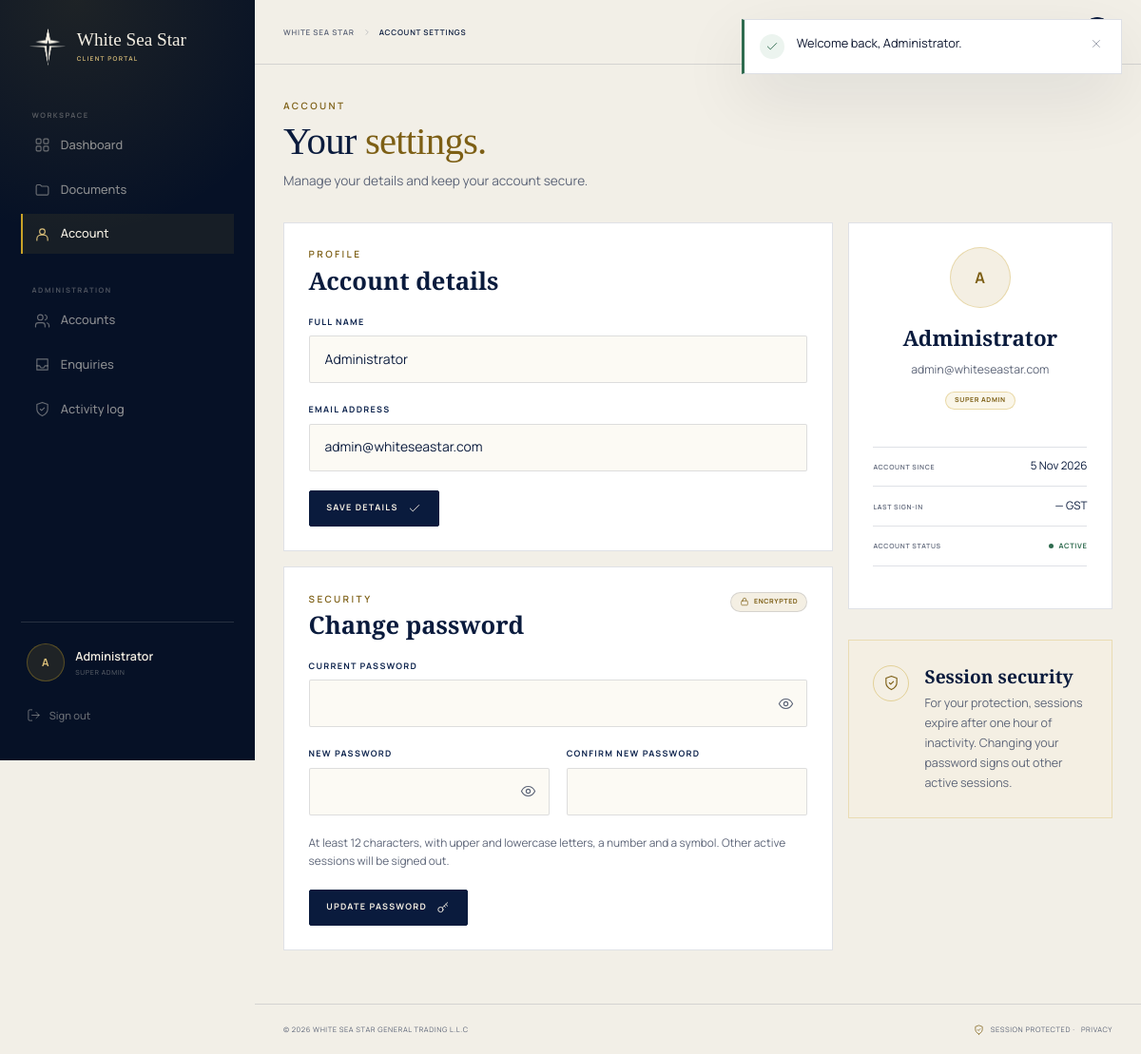
Screenshot of /profile (signed in) with the database file from the repository.
### tables this page shows
CREATE TABLE IF NOT EXISTS users (
    id BIGINT UNSIGNED NOT NULL AUTO_INCREMENT,
    name VARCHAR(120) NOT NULL,
    email VARCHAR(190) NOT NULL,
    password_hash VARCHAR(255) NOT NULL,
    role ENUM('super_admin', 'partner', 'supplier', 'customer') NOT NULL DEFAULT 'partner',
    is_active TINYINT(1) NOT NULL DEFAULT 1,
    password_changed_at DATETIME NULL,
    last_login_at DATETIME NULL,
    created_by BIGINT UNSIGNED NULL,
    created_at DATETIME NOT NULL DEFAULT CURRENT_TIMESTAMP,
    updated_at DATETIME NOT NULL DEFAULT CURRENT_TIMESTAMP ON UPDATE CURRENT_TIMESTAMP,
    PRIMARY KEY (id),
    UNIQUE KEY uq_users_email (email),
    KEY idx_users_role (role),
    KEY idx_users_active (is_active),
    CONSTRAINT fk_users_created_by FOREIGN KEY (created_by) REFERENCES users (id) ON DELETE SET NULL
);

### index.php (called while the page is built, shortened)
<?php
$routes = require __DIR__ . '/router.php';
$match = wss_find_route(
    $routes,
    (string) ($_SERVER['REQUEST_METHOD'] ?? 'GET'),
    request_path()
);
switch ($match['access']) {
    case 'auth':
        auth_require_login();
        break;
}
$pageFile = pages_path($match['page']);
require $pageFile;

### includes/functions.php (called while the page is built, shortened)
<?php
function config(?string $key = null, mixed $default = null): mixed
{
    $config = $GLOBALS['wss_config'] ?? [];
    $value = $config;
    foreach (explode('.', $key) as $segment) {
        $value = $value[$segment];
    }
    return $value;
}
function account_role_labels(): array
{
    return [
        'super_admin' => 'Super admin',
        'partner' => 'Partner',
        'supplier' => 'Supplier',
        'customer' => 'Customer',
    ];
}
function role_label(string $role): string
{
    return account_role_labels()[$role] ?? 'Partner';
}
function url(string $path = '/'): string
{
    $base = (string) config('app.base_path', '');
    $path = '/' . ltrim($path, '/');
    if ($path === '/') {
        return $base !== '' ? $base . '/' : '/';
    }
    return $base . $path;
}
function asset(string $path): string
{
    $path = ltrim($path, '/');
    $version = (string) config('app.asset_version', '1');
    return url('/assets/' . $path) . '?v=' . rawurlencode($version);
}
function e(mixed $value): string
{
    return htmlspecialchars((string) $value, ENT_QUOTES | ENT_SUBSTITUTE, 'UTF-8');
}
function old(string $key, mixed $default = ''): mixed
{
    $value = $_SESSION['_old'][$key] ?? $default;
    return is_string($value) ? $value : $default;
}
function form_errors(): array
{
    $errors = $_SESSION['_errors'] ?? [];
    return is_array($errors) ? $errors : [];
}
function form_error(string $field): string
{
    return (string) (form_errors()[$field] ?? '');
}
function format_date(?string $datetime, string $format = 'j M Y'): string
{
    if ($datetime === null || $datetime === '') {
        return '—';
    }
    try {
        $date = new DateTimeImmutable($datetime, new DateTimeZone('UTC'));
        return $date->setTimezone(new DateTimeZone((string) config('app.timezone', 'Asia/Dubai')))->format($format);
    } catch (Throwable) {
        return '—';
    }
}
function format_datetime(?string $datetime): string
{
    return format_date($datetime, 'j M Y, H:i') . ' GST';
}
function request_path(): string
{
    $uri = (string) ($_SERVER['REQUEST_URI'] ?? '/');
    $path = parse_url($uri, PHP_URL_PATH);
    $path = is_string($path) ? rawurldecode($path) : '/';
    return $path;
}
function initials(string $name): string
{
    $parts = preg_split('/\s+/', trim($name)) ?: [];
    $initials = '';
    foreach (array_slice($parts, 0, 2) as $part) {
        $initials .= mb_strtoupper(mb_substr($part, 0, 1));
    }
    return $initials !== '' ? $initials : 'W';
}

### includes/auth.php (called while the page is built, shortened)
<?php
function auth_check(): bool
{
    return current_user() !== null;
}
function current_user(): ?array
{
    if (AuthState::$resolved) {
        return AuthState::$user;
    }
    $user = user_find((int) $_SESSION['auth_id']);
    return AuthState::$user = $user;
}
function is_admin(): bool
{
    $user = current_user();
    return $user !== null && $user['role'] === 'super_admin';
}
function auth_require_login(): void
{
    if (auth_check()) {
        return;
    }
}

### includes/db.php (called while the page is built, shortened)
<?php
function db(): PDO
{
    static $pdo = null;
    if ($pdo instanceof PDO) {
        return $pdo;
    }
    $config = (array) config('db', []);
    $dsn = sprintf(
        'mysql:host=%s;port=%d;dbname=%s;charset=%s',
        $config['host'] ?? '127.0.0.1',
        (int) ($config['port'] ?? 3306),
        $config['database'] ?? 'wss_site',
        $config['charset'] ?? 'utf8mb4'
    );
    $pdo = new PDO($dsn, (string) ($config['username'] ?? ''), (string) ($config['password'] ?? ''), [
        PDO::ATTR_ERRMODE => PDO::ERRMODE_EXCEPTION,
        PDO::ATTR_DEFAULT_FETCH_MODE => PDO::FETCH_ASSOC,
        PDO::ATTR_EMULATE_PREPARES => false,
        PDO::ATTR_STRINGIFY_FETCHES => false,
    ]);
    $pdo->exec("SET time_zone = '+00:00'");
    return $pdo;
}
function db_query(string $sql, array $params = []): PDOStatement
{
    $statement = db()->prepare($sql);
    $statement->execute($params);
    return $statement;
}
function db_fetch(string $sql, array $params = []): ?array
{
    $row = db_query($sql, $params)->fetch();
    return $row === false ? null : $row;
}

### includes/data.php (called while the page is built, shortened)
<?php
function user_find(int $id): ?array
{
    return db_fetch('SELECT * FROM users WHERE id = ? LIMIT 1', [$id]);
}

### pages/profile.php (the view, shortened to what this page needs)
<?php
$user = current_user();
$title = 'Account settings';
$bodyClass = 'page-panel';
require includes_path('panel-header.php');
?>
<div class="panel-head">
    <div>
        <p class="eyebrow eyebrow--dark">Account</p>
        <h1 class="panel-title">Your <em>settings.</em></h1>
        <p class="panel-subtitle">Manage your details and keep your account secure.</p>
    </div>
</div>
<div class="settings-grid">
    <div class="settings-main">
        <section class="panel-card">
            <div class="panel-card__head">
                <div>
                    <p class="eyebrow eyebrow--dark">Profile</p>
                    <h2>Account details</h2>
                </div>
            </div>
            <form class="form" method="post" action="/profile" novalidate>
                <div class="field<?= form_error('name') !== '' ? ' has-error' : '' ?>">
                    <label for="name">Full name</label>
                    <input id="name" name="name" type="text" value="<?= e(old('name', $user['name'])) ?>" required maxlength="120" autocomplete="name">
                </div>
                <div class="field<?= form_error('email') !== '' ? ' has-error' : '' ?>">
                    <label for="email">Email address</label>
                    <input id="email" name="email" type="email" value="<?= e(old('email', $user['email'])) ?>" required maxlength="190" autocomplete="email">
                </div>
                <div class="form__actions">
                    <button class="btn btn--dark btn--small" type="submit">Save details <?= icon('check') ?></button>
                </div>
            </form>
        </section>
        <section class="panel-card" id="password">
            <div class="panel-card__head">
                <div>
                    <p class="eyebrow eyebrow--dark">Security</p>
                    <h2>Change password</h2>
                </div>
                <span class="badge badge--soft"><?= icon('lock') ?> Encrypted</span>
            </div>
            <form class="form" method="post" action="/profile/password" novalidate>
                <div class="field<?= form_error('current_password') !== '' ? ' has-error' : '' ?>">
                    <label for="current_password">Current password</label>
                    <div class="password-wrap">
                        <input id="current_password" name="current_password" type="password" required maxlength="255" autocomplete="current-password">
                        <button class="password-toggle" type="button" aria-label="Show password" aria-pressed="false" data-password-toggle="current_password">
                            <span class="password-toggle__show"><?= icon('eye') ?></span>
                        </button>
                    </div>
                </div>
                <div class="form__row">
                    <div class="field<?= form_error('password') !== '' ? ' has-error' : '' ?>">
                        <label for="password">New password</label>
                        <div class="password-wrap">
                            <input id="password" name="password" type="password" required maxlength="255" autocomplete="new-password">
                            <button class="password-toggle" type="button" aria-label="Show password" aria-pressed="false" data-password-toggle="password">
                                <span class="password-toggle__show"><?= icon('eye') ?></span>
                            </button>
                        </div>
                    </div>
                    <div class="field">
                        <label for="password_confirmation">Confirm new password</label>
                        <input id="password_confirmation" name="password_confirmation" type="password" required maxlength="255" autocomplete="new-password">
                    </div>
                </div>
                <p class="field__help">At least 12 characters, with upper and lowercase letters, a number and a symbol. Other active sessions will be signed out.</p>
                <div class="form__actions">
                    <button class="btn btn--dark btn--small" type="submit">Update password <?= icon('key') ?></button>
                </div>
            </form>
        </section>
    </div>
    <aside class="settings-side">
        <section class="panel-card">
            <div class="member-card member-card--compact">
                <span class="avatar avatar--lg"><?= e(initials((string) $user['name'])) ?></span>
                <h3><?= e($user['name']) ?></h3>
                <p><?= e($user['email']) ?></p>
                <span class="badge badge--gold"><?= e(role_label((string) $user['role'])) ?></span>
            </div>
            <dl class="meta-list">
                <div>
                    <dt>Account since</dt>
                    <dd><?= e(format_date($user['created_at'] ?? null)) ?></dd>
                </div>
                <div>
                    <dt>Last sign-in</dt>
                    <dd><?= e(format_datetime($user['last_login_at'] ?? null)) ?></dd>
                </div>
                <div>
                    <dt>Account status</dt>
                    <dd><span class="status-badge status-badge--active">Active</span></dd>
                </div>
            </dl>
        </section>
        <section class="panel-card panel-card--note">
            <span class="panel-note__icon"><?= icon('shield') ?></span>
            <div>
                <h3>Session security</h3>
                <p>For your protection, sessions expire after one hour of inactivity. Changing your password signs out other active sessions.</p>
            </div>
        </section>
    </aside>
</div>
<?php require includes_path('panel-footer.php');

### includes/panel-header.php (shortened to what this page needs)
<?php
$currentUser = $user ?? current_user();
$isAdmin = is_admin();
$currentPath = request_path();
$isDashboard = $currentPath === '/members' || $currentPath === '/admin';
$isDocuments = str_starts_with($currentPath, '/members/documents') || str_starts_with($currentPath, '/admin/documents');
$isProfile = str_starts_with($currentPath, '/profile');
$roleLabel = role_label((string) ($currentUser['role'] ?? 'partner'));
?>
<!doctype html>
<html lang="en" class="no-js">
<head>
    <?php require __DIR__ . '/head.php'; ?>
</head>
<body class="panel-body <?= e($bodyClass) ?>">
<div class="panel-shell">
    <aside class="panel-sidebar" id="panel-sidebar" data-panel-sidebar>
        <a class="panel-brand" href="/" aria-label="White Sea Star client portal — home">
            <img src="<?= e(asset('img/mark-light.png')) ?>" alt="" width="42" height="44">
            <span>
                <strong>White Sea Star</strong>
                <small>Client portal</small>
            </span>
        </a>
        <nav class="panel-nav" aria-label="Portal navigation">
            <p class="panel-nav__label">Workspace</p>
            <a class="panel-nav__link<?= $isDashboard ? ' is-active' : '' ?>" href="<?= $isAdmin ? '/admin' : '/members' ?>">
                <?= icon('dashboard') ?><span>Dashboard</span>
            </a>
            <a class="panel-nav__link<?= $isDocuments ? ' is-active' : '' ?>" href="<?= $isAdmin ? '/admin/documents' : '/members/documents' ?>">
                <?= icon('folder') ?><span><?= $isAdmin ? 'Documents' : 'Resource library' ?></span>
            </a>
            <a class="panel-nav__link<?= $isProfile ? ' is-active' : '' ?>" href="/profile">
                <?= icon('user') ?><span>Account</span>
            </a>
            <?php if ($isAdmin): ?>
                <p class="panel-nav__label panel-nav__label--spaced">Administration</p>
                <a class="panel-nav__link<?= str_starts_with($currentPath, '/admin/members') ? ' is-active' : '' ?>" href="/admin/members">
                    <?= icon('users') ?><span>Accounts</span>
                </a>
                <a class="panel-nav__link<?= str_starts_with($currentPath, '/admin/enquiries') ? ' is-active' : '' ?>" href="/admin/enquiries">
                    <?= icon('inbox') ?><span>Enquiries</span>
                </a>
                <a class="panel-nav__link<?= str_starts_with($currentPath, '/admin/audit') ? ' is-active' : '' ?>" href="/admin/audit">
                    <?= icon('shield') ?><span>Activity log</span>
                </a>
            <?php endif; ?>
        </nav>
        <div class="panel-sidebar__foot">
            <div class="panel-user">
                <span class="avatar"><?= e(initials((string) ($currentUser['name'] ?? 'W'))) ?></span>
                <span class="panel-user__text">
                    <strong><?= e($currentUser['name'] ?? '') ?></strong>
                    <small><?= e($roleLabel) ?></small>
                </span>
            </div>
            <form method="post" action="/logout">
                <button class="panel-logout" type="submit"><?= icon('logout') ?> Sign out</button>
            </form>
        </div>
    </aside>
    <div class="panel-main">
        <header class="panel-topbar">
            <div class="panel-topbar__left">
                <nav class="panel-crumbs" aria-label="Breadcrumb">
                    <a href="/">White Sea Star</a>
                    <?= icon('chevron') ?>
                    <span><?= e($title) ?></span>
                </nav>
            </div>
            <div class="panel-topbar__right">
                <span class="panel-secure"><?= icon('lock') ?> Secure session</span>
                <span class="avatar avatar--sm" title="<?= e($currentUser['name'] ?? '') ?>"><?= e(initials((string) ($currentUser['name'] ?? 'W'))) ?></span>
            </div>
        </header>
        <main class="panel-content" id="main">
            <?php require __DIR__ . '/flash.php'; ?>

### rows the page displays
users: name "A", name "Administrator", role "SUPER ADMIN", email "admin@whiteseastar.com", created_at "5 Nov 2026", last_login_at "— GST"

### other values shown
$title "ACCOUNT SETTINGS"
$message['message'] "Welcome back, Administrator."
